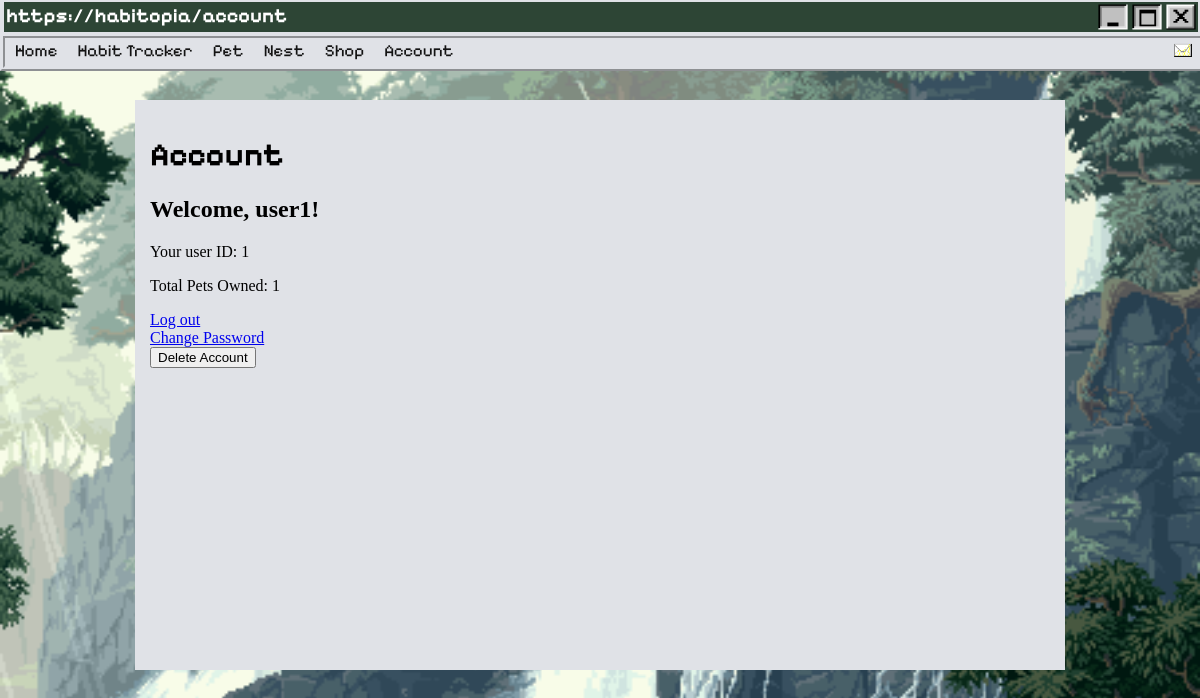
Page /account (signed in) on the committed database.
### home.py (models this page shows)
class User(db.Model, UserMixin):
    id = db.Column(db.Integer, primary_key=True)
    username = db.Column(db.String(20), nullable=False, unique=True)
    password = db.Column(db.String(80), nullable=False)

class PetsOwned(db.Model):
    user_id = db.Column(db.Integer, db.ForeignKey('user.id'), primary_key=True, nullable=False)
    petsOwned = db.Column(db.Integer, nullable=False, default=0)
    pet1 = db.Column(db.Integer, nullable=False, default=0)
    pet2 = db.Column(db.Integer, nullable=False, default=0)
    pet3 = db.Column(db.Integer, nullable=False, default=0)

### home.py (the view)
@app.route("/account")
@login_required
def account():
    user = current_user
    pets_owned = PetsOwned.query.filter_by(user_id=current_user.id).first()
    return render_template("account.html", user=user, pets_owned=pets_owned)

### home.py (called while the page is built)
@login_manager.user_loader
def load_user(user_id):
    return User.query.get(int(user_id))

### templates/account.html (shortened to what this page needs)
{% extends "base.html" %}
    {% block css %}
                <link rel="stylesheet" href="/static/styles/AccountStyles.css">
    {% endblock %}
{% block heading %}https://habitopia/account{% endblock %}
{% block content %}
<div id="wrap">
    <h1>Account</h1>
    <h2>Welcome, {{ user.username }}!</h2>
    <p>Your user ID: {{ user.id }}</p>
    <p>Total Pets Owned: {{ pets_owned.petsOwned }}</p>
    <div>
        <a href="{{url_for('logout') }}">Log out</a>
    </div>
    <div>
        <a href="{{url_for('change_password') }}">Change Password</a>
    </div>
    <form method="POST" action="{{ url_for('delete_account') }}" onsubmit="return confirm('Are you sure you want to delete your account?');">
        <button type="submit" class="btn btn-danger">Delete Account</button>
    </form>
</div>
{% endblock %}

### templates/base.html (shortened to what this page needs)
<!DOCTYPE html>
<html lang="en">
<head>
    {% block css %}{% endblock %}
</head>
<body class="body">
    <div class="topboxbg">
        <div class="topbox">
            <ul>
                <h5 class="topboxtext">{% block heading %}{% endblock %}</h5>
                <li><a href="{{url_for('logout')}}"><img src="/static/styles/assets/exit.png" class="icon logout"></a></li>
                <li><img src="/static/styles/assets/window-active.png" class="icon"></li>
                <li><a href=""><img src="/static/styles/assets/minimise-active.png" class="icon"></a></li>
            </ul>
        </div>
        <div class="nav">
            <ul>
                {% if not current_user.is_authenticated %}
                    <li><a href="{{ url_for('home') }}">Home</a></li>
                    <li><a href="{{ url_for('login') }}">Login/Register</a></li>
                    <li><a href="{{ url_for('habit') }}">Habit Tracker</a></li>
                    <li><a href="{{ url_for('pet') }}">Pet</a></li>
                    <li><a href="{{ url_for('shop') }}">Shop</a></li>
                    <li><a href="{{ url_for('account') }}">Account</a></li>
                    <li class="icon"><img src="/static/styles/assets/envelope_closed-0.png" style="width:20px"></li>
                {% else %}
                    <li><a href="{{ url_for('home') }}">Home</a></li>
                    <li><a href="{{ url_for('habit') }}">Habit Tracker</a></li>
                    <li><a href="{{ url_for('pet') }}">Pet</a></li>
                    <li><a href="{{ url_for('petnest') }}">Nest</a></li>
                    <li><a href="{{ url_for('shop') }}">Shop</a></li>
                    <li><a href="{{ url_for('account') }}">Account</a></li>
                    <li class="icon"><img src="/static/styles/assets/envelope_closed-0.png" style="width:20px"></li>
                {% endif %}
            </ul>
        </div>
    </div>
    {% block content %}
    {% endblock %}
</body>
</html>

### static/styles/AccountStyles.css (style rules this page uses)
#wrap { width: 900px; height: 540px; margin: 100px auto; background: #e0e2e7; overflow: hidden; padding: 15px; }
.body { background-image: url("/static/styles/animatedbackground.gif") ; background-repeat: no-repeat; background-size: cover ; background-attachment: fixed; background-position: center; height: 100vh; width: 100%; margin: 0; padding: 0; overflow: scroll; overflow-x: hidden; }
.topboxbg { background-color:#e0e2e7; position:fixed; height: 40px; top: 0; width: 100%; }
.topbox { background-color: #2d4535; height: 30px; position: fixed; margin: 1px 4px; top: 1px; width: 99.5%; }
.icon { width: 30px; float:right; margin:2px; vertical-align: baseline; }
h1 { font-family: "Pixelify Sans", sans-serif ; }
.topboxtext { float: left; color: #FFFFFF; margin: 2px 2px; text-align: left; font-family: "Pixelify Sans", sans-serif ; font-size: 20px; vertical-align: baseline; }
ul { list-style-type: none; margin: 0; padding: 0; }
.nav { background-color: #e0e2e7 ; border: 5px ridge #e0e2e7; width:99.5%; margin: auto; overflow: hidden; position: fixed; top: 33px; width: 100%; }
.nav a { text-decoration: none; float: left; text-align: center; color: #131313; padding: 2px 10px; font-size: 17px; font-family: "Pixelify Sans", sans-serif; }

### rows in the picture
User: username "user1", id "1"
PetsOwned: petsOwned "1"
